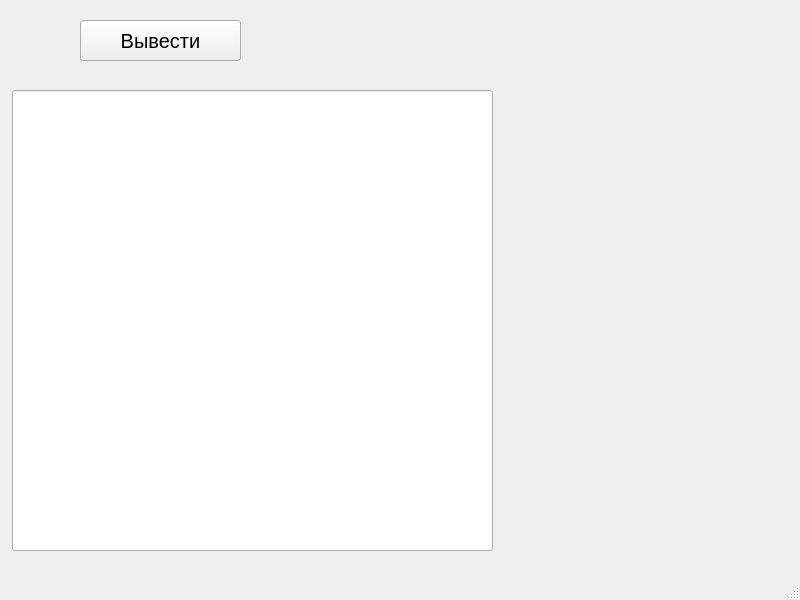
<?xml version="1.0" encoding="UTF-8"?>
<ui version="4.0">
 <class>mainWindow</class>
 <widget class="QMainWindow" name="mainWindow">
  <property name="geometry">
   <rect>
    <x>0</x>
    <y>0</y>
    <width>800</width>
    <height>600</height>
   </rect>
  </property>
  <property name="windowTitle">
   <string>MainWindow</string>
  </property>
  <widget class="QWidget" name="centralwidget">
   <widget class="QPushButton" name="output_button">
    <property name="geometry">
     <rect>
      <x>80</x>
      <y>20</y>
      <width>161</width>
      <height>41</height>
     </rect>
    </property>
    <property name="styleSheet">
     <string notr="true">font-size: 20px; </string>
    </property>
    <property name="text">
     <string>Вывести</string>
    </property>
   </widget>
   <widget class="QLineEdit" name="output">
    <property name="geometry">
     <rect>
      <x>12</x>
      <y>90</y>
      <width>481</width>
      <height>461</height>
     </rect>
    </property>
    <property name="styleSheet">
     <string notr="true">font-size: 30px;</string>
    </property>
   </widget>
  </widget>
  <widget class="QMenuBar" name="menubar">
   <property name="geometry">
    <rect>
     <x>0</x>
     <y>0</y>
     <width>800</width>
     <height>26</height>
    </rect>
   </property>
  </widget>
  <widget class="QStatusBar" name="statusbar"/>
 </widget>
 <resources/>
 <connections/>
</ui>
